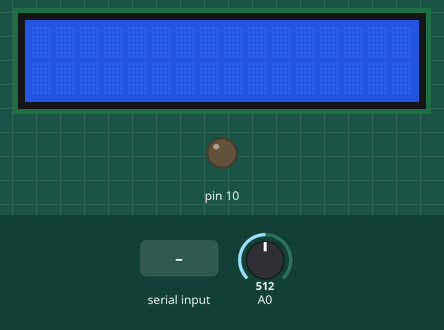
The sketch below on a simulated Arduino Uno, built with avr-gcc and run on an emulated ATmega328P. On the bench: 16×2 character LCD, output pins drawn as LEDs (lit = HIGH). Inputs (shaded band) come from the test bench; at power-on: A0 = 512. What the sketch prints to the serial monitor is not drawn.

Above: at 1.2 s.
1.3 s: "30,150\n" received over Serial
At 1.31 s:
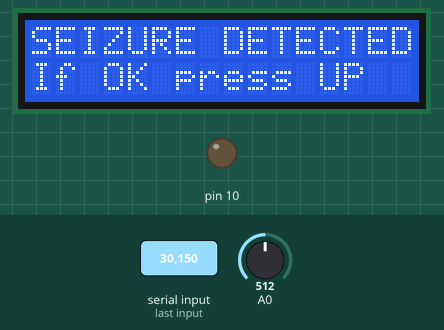
2.8 s: A0 set to 213
4.3 s: A0 set to 178
Timing chart, 0 to 7.3 s (numbered marks = the images above; inputs shaded):
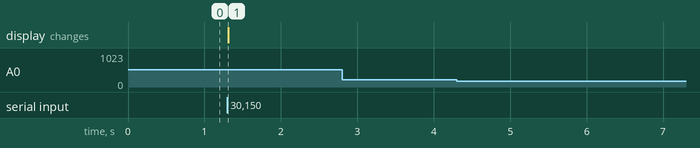

The sketch:

seizure_detection.ino
```cpp
#include <LiquidCrystal.h>

LiquidCrystal lcd(8, 9, 4, 5, 6, 7);    // select pins used on the LCD panel

int incomingByte = 0;   // for incoming serial data
int cancel = 0;   // cancel detection
int value;

// define some values used by the panel and buttons
int lcd_key     = 0;
int adc_key_in  = 0;
#define btnRIGHT  0
#define btnUP     1
#define btnDOWN   2
#define btnLEFT   3
#define btnSELECT 4
#define btnNONE   5

// read the buttons
int read_LCD_buttons()
{
 adc_key_in = analogRead(0);      // read the value from the sensor
 if (adc_key_in > 1500) return btnNONE; // We make this the 1st option for speed reasons since it will be the most likely result
 if (adc_key_in < 50)   return btnRIGHT;
 if (adc_key_in < 195)  return btnUP;
 if (adc_key_in < 380)  return btnDOWN;
 if (adc_key_in < 500)  return btnLEFT;
 if (adc_key_in < 700)  return btnSELECT;
 return btnNONE;  // when all others fail, return this...
}


void setup() {
  lcd.begin(16,2);   // start the library
  Serial.begin(9600);   // opens serial port, sets data rate to 9600 bps
  pinMode(10,OUTPUT);
  digitalWrite(10,LOW);
}

void loop() {
  lcd.setCursor(0,0);   // set the LCD cursor position

  lcd_key = read_LCD_buttons();
  if (lcd_key == 1){
    value = 0;
    cancel = 1;
    Serial.println("cancel");
  }

  if (Serial.available() > 0 || cancel == 1){

    Serial.println(value);
    incomingByte = Serial.read();
    value = incomingByte-48;
    Serial.println(value);

    if (value == 1){
      lcd.print("SEIZURE DETECTED");
      lcd.setCursor(0,1);
      lcd.print("If OK press UP");
      digitalWrite(10,HIGH);
    }

    if (value == 0 || value == -49){
      digitalWrite(13,LOW);
      lcd.clear();
      digitalWrite(10,LOW);
      cancel = 0;
    }
  }

}
```

Measured:
- after the input at 1.3 s, the display: changes at once (image 1)
- after the input at 2.8 s, every drawn part: stays the same
- after the input at 4.3 s, every drawn part: stays the same
